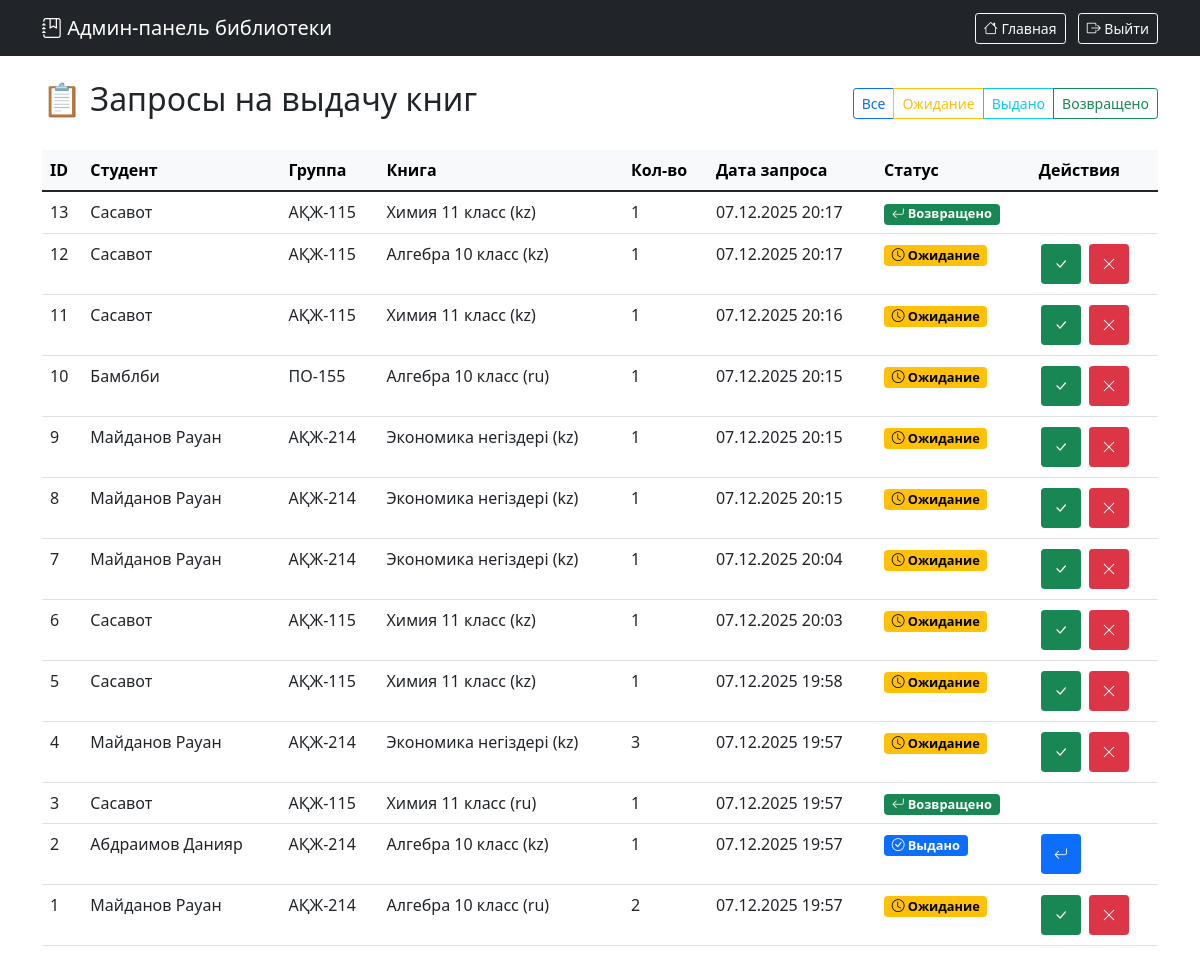
Page /admin (signed in) on the committed database.
### models.py (models this page shows, shortened)
class BookRequest(db.Model):
    __tablename__ = 'book_requests'
    id = db.Column(db.Integer, primary_key=True)
    request_number = db.Column(db.String(20), unique=True, nullable=True)
    student_id = db.Column(db.Integer, db.ForeignKey('students.id'), nullable=False)
    book_id = db.Column(db.Integer, db.ForeignKey('books.id'), nullable=False)
    request_date = db.Column(db.DateTime, nullable=False, default=db.func.now())  # Дата создания запроса
    issue_date = db.Column(db.DateTime)  # Дата выдачи (когда библиотекарь подтвердил)
    planned_return_date = db.Column(db.DateTime)  # Планируемая дата возврата (+90 минут)
    actual_return_date = db.Column(db.DateTime)  # Фактическая дата возврата
    quantity = db.Column(db.Integer, nullable=False, default=1)  # Количество взятых экземпляров
    status = db.Column(db.String(20), nullable=False, default='ожидание')  # статусы: ожидание, выдано, возвращено
    book = db.relationship('Book', backref='requests')

class Student(db.Model):
    __tablename__ = 'students'
    id = db.Column(db.Integer, primary_key=True)
    full_name = db.Column(db.String(100), nullable=False)  # ФИО
    group_id = db.Column(db.Integer, db.ForeignKey('groups.id'), nullable=False)
    book_requests = db.relationship('BookRequest', backref='student', lazy=True)

class Group(db.Model):
    __tablename__ = 'groups'
    id = db.Column(db.Integer, primary_key=True)
    name = db.Column(db.String(50), unique=True, nullable=False)  # Например: "АҚЖ-214"
    language = db.Column(db.String(10), nullable=False)  # "kz" или "ru"
    course = db.Column(db.Integer, nullable=False)  # 1 или 2
    students = db.relationship('Student', backref='group', lazy=True)

class Book(db.Model):
    __tablename__ = 'books'
    id = db.Column(db.Integer, primary_key=True)
    name = db.Column(db.String(200), nullable=False)  # Название книги
    author = db.Column(db.String(100), nullable=False)  # Автор книги
    year = db.Column(db.Integer, nullable=False)  # Год издания
    total_quantity = db.Column(db.Integer, nullable=False)  # Всего экземпляров
    available_quantity = db.Column(db.Integer, nullable=False)  # Доступно сейчас
    language = db.Column(db.String(10), nullable=False)  # Язык книги
    course = db.Column(db.Integer, nullable=False)  # Курс

### app.py (the view)
@app.route('/admin')
@admin_required
def admin_dashboard():
    requests = BookRequest.query.order_by(BookRequest.request_date.desc()).all()
    return render_template('admin.html', requests=requests)

### app.py (called while the page is built)
def admin_required(f):
    @wraps(f)
    def decorated_function(*args, **kwargs):
        if not session.get('admin_logged_in'):
            return redirect(url_for('admin_login'))
        return f(*args, **kwargs)
    return decorated_function

### templates/admin.html (shortened to what this page needs)
<!DOCTYPE html>
<html lang="ru">
<head>
    <link href="https://cdn.jsdelivr.net/npm/bootstrap@5.1.3/dist/css/bootstrap.min.css" rel="stylesheet">
    <link rel="stylesheet" href="https://cdn.jsdelivr.net/npm/bootstrap-icons@1.8.1/font/bootstrap-icons.css">
</head>
<body>
    <nav class="navbar navbar-dark bg-dark">
        <div class="container">
            <span class="navbar-brand">
                <i class="bi bi-journal-bookmark"></i> Админ-панель библиотеки
            </span>
            <div>
                <a href="{{ url_for('admin_dashboard') }}" class="btn btn-outline-light btn-sm me-2">
                    <i class="bi bi-house"></i> Главная
                </a>
                <a href="{{ url_for('admin_logout') }}" class="btn btn-outline-light btn-sm">
                    <i class="bi bi-box-arrow-right"></i> Выйти
                </a>
            </div>
        </div>
    </nav>
    <div class="container mt-4">
        <div class="d-flex justify-content-between align-items-center mb-4">
            <h2>📋 Запросы на выдачу книг</h2>
            <div class="btn-group">
                <button class="btn btn-outline-primary btn-sm" data-filter="all">Все</button>
                <button class="btn btn-outline-warning btn-sm" data-filter="waiting">Ожидание</button>
                <button class="btn btn-outline-info btn-sm" data-filter="issued">Выдано</button>
                <button class="btn btn-outline-success btn-sm" data-filter="returned">Возвращено</button>
            </div>
        </div>
        {% if requests %}
        <div class="table-responsive">
            <table class="table table-hover" id="requestsTable">
                <thead class="table-light">
                    <tr>
                        <th>ID</th>
                        <th>Студент</th>
                        <th>Группа</th>
                        <th>Книга</th>
                        <th>Кол-во</th>
                        <th>Дата запроса</th>
                        <th>Статус</th>
                        <th>Действия</th>
                    </tr>
                </thead>
                <tbody>
                    {% for req in requests %}
                    <tr data-status="{{ req.status }}">
                        <td>{{ req.id }}</td>
                        <td>{{ req.student.full_name if req.student else 'Неизвестно' }}</td>
                        <td>
                            {% if req.student and req.student.group %}
                                {{ req.student.group.name }}
                            {% else %}
                                -
                            {% endif %}
                        </td>
                        <td>
                            {% if req.book %}
                                {{ req.book.name }} ({{ req.book.language }})
                            {% else %}
                                Книга удалена
                            {% endif %}
                        </td>
                        <td>{{ req.quantity }}</td>
                        <td>{{ req.request_date.strftime('%d.%m.%Y %H:%M') if req.request_date else '-' }}</td>
                        <td>
                            {% if req.status == 'ожидание' %}
                                <span class="badge status-badge status-waiting">
                                    <i class="bi bi-clock"></i> Ожидание
                                </span>
                            {% elif req.status == 'выдано' %}
                                <span class="badge status-badge status-issued">
                                    <i class="bi bi-check-circle"></i> Выдано
                                </span>
                            {% elif req.status == 'возвращено' %}
                                <span class="badge status-badge status-returned">
                                    <i class="bi bi-arrow-return-left"></i> Возвращено
                                </span>
                            {% endif %}
                        </td>
                        <td>
                            {% if req.status == 'ожидание' %}
                                <button class="btn btn-success btn-sm action-btn"
                                    data-action="confirm"
                                    data-id="{{ req.id }}"
                                    title="Подтвердить выдачу">
                                    <i class="bi bi-check-lg"></i>
                                </button>
                                <button class="btn btn-danger btn-sm action-btn"
                                    data-action="reject"
                                    data-id="{{ req.id }}"
                                    title="Отклонить запрос">
                                    <i class="bi bi-x-lg"></i>
                                </button>
                            {% elif req.status == 'выдано' %}
                                <button class="btn btn-primary btn-sm action-btn"
                                    data-action="return"
                                    data-id="{{ req.id }}"
                                    title="Отметить возврат">
                                    <i class="bi bi-arrow-return-left"></i>
                                </button>
                            {% endif %}
                        </td>
                    </tr>
                    {% endfor %}
                </tbody>
            </table>
        </div>
        {% else %}
        <div class="alert alert-info">
            <i class="bi bi-info-circle"></i> Запросов на выдачу книг пока нет.
        </div>
        {% endif %}
    </div>
</body>
</html>

### templates/admin.html (style rules this page uses)
.status-badge { font-size: 0.8em; padding: 0.3em 0.6em; }
.status-waiting { background-color: #ffc107; color: #000; }
.status-issued { background-color: #0d6efd; color: #fff; }
.status-returned { background-color: #198754; color: #fff; }
.action-btn { width: 40px; height: 40px; display: inline-flex; align-items: center; justify-content: center; margin: 2px; }

### rows in the picture
BookRequest: id "13", student "Сасавот", student.group.name "АҚЖ-115", book.name "Химия 11 класс", book.language "kz", quantity "1", request_date "07.12.2025 20:17", status "возвращено" (drawn)
BookRequest: id "12", student "Сасавот", student.group.name "АҚЖ-115", book.name "Алгебра 10 класс", book.language "kz", quantity "1", request_date "07.12.2025 20:17", status "ожидание" (drawn)
BookRequest: id "11", student "Сасавот", student.group.name "АҚЖ-115", book.name "Химия 11 класс", book.language "kz", quantity "1", request_date "07.12.2025 20:16", status "ожидание" (drawn)
BookRequest: id "10", student "Бамблби", student.group.name "ПО-155", book.name "Алгебра 10 класс", book.language "ru", quantity "1", request_date "07.12.2025 20:15", status "ожидание" (drawn)
BookRequest: id "9", student "Майданов Рауан", student.group.name "АҚЖ-214", book.name "Экономика негіздері", book.language "kz", quantity "1", request_date "07.12.2025 20:15", status "ожидание" (drawn)
BookRequest: id "8", student "Майданов Рауан", student.group.name "АҚЖ-214", book.name "Экономика негіздері", book.language "kz", quantity "1", request_date "07.12.2025 20:15", status "ожидание" (drawn)
BookRequest: id "7", student "Майданов Рауан", student.group.name "АҚЖ-214", book.name "Экономика негіздері", book.language "kz", quantity "1", request_date "07.12.2025 20:04", status "ожидание" (drawn)
BookRequest: id "6", student "Сасавот", student.group.name "АҚЖ-115", book.name "Химия 11 класс", book.language "kz", quantity "1", request_date "07.12.2025 20:03", status "ожидание" (drawn)
BookRequest: id "5", student "Сасавот", student.group.name "АҚЖ-115", book.name "Химия 11 класс", book.language "kz", quantity "1", request_date "07.12.2025 19:58", status "ожидание" (drawn)
BookRequest: id "4", student "Майданов Рауан", student.group.name "АҚЖ-214", book.name "Экономика негіздері", book.language "kz", quantity "3", request_date "07.12.2025 19:57", status "ожидание" (drawn)
BookRequest: id "3", student "Сасавот", student.group.name "АҚЖ-115", book.name "Химия 11 класс", book.language "ru", quantity "1", request_date "07.12.2025 19:57", status "возвращено" (drawn)
BookRequest: id "2", student "Абдраимов Данияр", student.group.name "АҚЖ-214", book.name "Алгебра 10 класс", book.language "kz", quantity "1", request_date "07.12.2025 19:57", status "выдано" (drawn)
BookRequest: id "1", student "Майданов Рауан", student.group.name "АҚЖ-214", book.name "Алгебра 10 класс", book.language "ru", quantity "2", request_date "07.12.2025 19:57", status "ожидание" (drawn)
